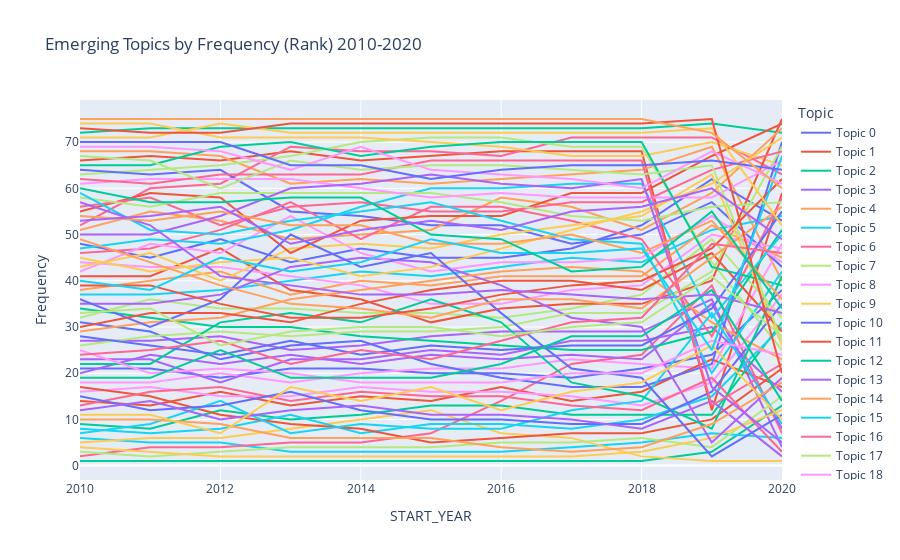

Notebook code for this chart:
### Code cell
import plotly.express as px

rankfig = px.line(df2010 , x="START_YEAR", y="Frequency",color = "Topic", title='Emerging Topics by Frequency (Rank) 2010-2020')
rankfig.show()
#5 is a more prevalent topic while 1 is the lowest <- need to figure out since it's counter-intuitve rn

### Figure 1 — Plotly figure (JSON) as saved in the notebook; plotly's stock layout.template omitted (floating-point values rounded to 4 significant figures)
{"data": [{"hovertemplate": "Topic=Topic 0<br>START_YEAR=%{x}<br>Frequency=%{y}<extra></extra>", "legendgroup": "Topic 0", "line": {"color": "#636efa", "dash": "solid"}, "mode": "lines", "name": "Topic 0", "orientation": "v", "showlegend": true, "type": "scatter", "x": [2010, 2011, 2012, 2013, 2014, 2015, 2016, 2017, 2018, 2019, 2020], "xaxis": "x", "y": [21, 21, 19, 21, 21, 20, 20, 19, 21, 24, 38], "yaxis": "y"}, {"hovertemplate": "Topic=Topic 1<br>START_YEAR=%{x}<br>Frequency=%{y}<extra></extra>", "legendgroup": "Topic 1", "line": {"color": "#EF553B", "dash": "solid"}, "mode": "lines", "name": "Topic 1", "orientation": "v", "showlegend": true, "type": "scatter", "x": [2010, 2011, 2012, 2013, 2014, 2015, 2016, 2017, 2018, 2019, 2020], "xaxis": "x", "y": [66, 67, 66, 68, 66, 67, 68, 68, 68, 12, 59], "yaxis": "y"}, {"hovertemplate": "Topic=Topic 2<br>START_YEAR=%{x}<br>Frequency=%{y}<extra></extra>", "legendgroup": "Topic 2", "line": {"color": "#00cc96", "dash": "solid"}, "mode": "lines", "name": "Topic 2", "orientation": "v", "showlegend": true, "type": "scatter", "x": [2010, 2011, 2012, 2013, 2014, 2015, 2016, 2017, 2018, 2019, 2020], "xaxis": "x", "y": [72, 73, 73, 73, 73, 73, 73, 73, 73, 74, 72], "yaxis": "y"}, {"hovertemplate": "Topic=Topic 3<br>START_YEAR=%{x}<br>Frequency=%{y}<extra></extra>", "legendgroup": "Topic 3", "line": {"color": "#ab63fa", "dash": "solid"}, "mode": "lines", "name": "Topic 3", "orientation": "v", "showlegend": true, "type": "scatter", "x": [2010, 2011, 2012, 2013, 2014, 2015, 2016, 2017, 2018, 2019, 2020], "xaxis": "x", "y": [27, 27, 28, 25, 26, 28, 29, 29, 29, 36, 4], "yaxis": "y"}, {"hovertemplate": "Topic=Topic 4<br>START_YEAR=%{x}<br>Frequency=%{y}<extra></extra>", "legendgroup": "Topic 4", "line": {"color": "#FFA15A", "dash": "solid"}, "mode": "lines", "name": "Topic 4", "orientation": "v", "showlegend": true, "type": "scatter", "x": [2010, 2011, 2012, 2013, 2014, 2015, 2016, 2017, 2018, 2019, 2020], "xaxis": "x", "y": [68, 68, 67, 61, 62, 61, 62, 63, 64, 69, 40], "yaxis": "y"}, {"hovertemplate": "Topic=Topic 5<br>START_YEAR=%{x}<br>Frequency=%{y}<extra></extra>", "legendgroup": "Topic 5", "line": {"color": "#19d3f3", "dash": "solid"}, "mode": "lines", "name": "Topic 5", "orientation": "v", "showlegend": true, "type": "scatter", "x": [2010, 2011, 2012, 2013, 2014, 2015, 2016, 2017, 2018, 2019, 2020], "xaxis": "x", "y": [37, 37, 38, 40, 42, 41, 43, 45, 44, 51, 54], "yaxis": "y"}, {"hovertemplate": "Topic=Topic 6<br>START_YEAR=%{x}<br>Frequency=%{y}<extra></extra>", "legendgroup": "Topic 6", "line": {"color": "#FF6692", "dash": "solid"}, "mode": "lines", "name": "Topic 6", "orientation": "v", "showlegend": true, "type": "scatter", "x": [2010, 2011, 2012, 2013, 2014, 2015, 2016, 2017, 2018, 2019, 2020], "xaxis": "x", "y": [52, 60, 61, 69, 68, 68, 67, 71, 71, 71, 63], "yaxis": "y"}, {"hovertemplate": "Topic=Topic 7<br>START_YEAR=%{x}<br>Frequency=%{y}<extra></extra>", "legendgroup": "Topic 7", "line": {"color": "#B6E880", "dash": "solid"}, "mode": "lines", "name": "Topic 7", "orientation": "v", "showlegend": true, "type": "scatter", "x": [2010, 2011, 2012, 2013, 2014, 2015, 2016, 2017, 2018, 2019, 2020], "xaxis": "x", "y": [63, 64, 65, 67, 70, 71, 71, 69, 69, 44, 25], "yaxis": "y"}, {"hovertemplate": "Topic=Topic 8<br>START_YEAR=%{x}<br>Frequency=%{y}<extra></extra>", "legendgroup": "Topic 8", "line": {"color": "#FF97FF", "dash": "solid"}, "mode": "lines", "name": "Topic 8", "orientation": "v", "showlegend": true, "type": "scatter", "x": [2010, 2011, 2012, 2013, 2014, 2015, 2016, 2017, 2018, 2019, 2020], "xaxis": "x", "y": [18, 18, 20, 18, 20, 21, 21, 23, 22, 21, 48], "yaxis": "y"}, {"hovertemplate": "Topic=Topic 9<br>START_YEAR=%{x}<br>Frequency=%{y}<extra></extra>", "legendgroup": "Topic 9", "line": {"color": "#FECB52", "dash": "solid"}, "mode": "lines", "name": "Topic 9", "orientation": "v", "showlegend": true, "type": "scatter", "x": [2010, 2011, 2012, 2013, 2014, 2015, 2016, 2017, 2018, 2019, 2020], "xaxis": "x", "y": [74, 74, 71, 71, 71, 70, 69, 67, 67, 70, 65], "yaxis": "y"}, {"hovertemplate": "Topic=Topic 10<br>START_YEAR=%{x}<br>Frequency=%{y}<extra></extra>", "legendgroup": "Topic 10", "line": {"color": "#636efa", "dash": "solid"}, "mode": "lines", "name": "Topic 10", "orientation": "v", "showlegend": true, "type": "scatter", "x": [2010, 2011, 2012, 2013, 2014, 2015, 2016, 2017, 2018, 2019, 2020], "xaxis": "x", "y": [48, 45, 49, 44, 47, 45, 45, 47, 52, 62, 53], "yaxis": "y"}, {"hovertemplate": "Topic=Topic 11<br>START_YEAR=%{x}<br>Frequency=%{y}<extra></extra>", "legendgroup": "Topic 11", "line": {"color": "#EF553B", "dash": "solid"}, "mode": "lines", "name": "Topic 11", "orientation": "v", "showlegend": true, "type": "scatter", "x": [2010, 2011, 2012, 2013, 2014, 2015, 2016, 2017, 2018, 2019, 2020], "xaxis": "x", "y": [14, 13, 16, 13, 15, 14, 17, 14, 16, 23, 17], "yaxis": "y"}, {"hovertemplate": "Topic=Topic 12<br>START_YEAR=%{x}<br>Frequency=%{y}<extra></extra>", "legendgroup": "Topic 12", "line": {"color": "#00cc96", "dash": "solid"}, "mode": "lines", "name": "Topic 12", "orientation": "v", "showlegend": true, "type": "scatter", "x": [2010, 2011, 2012, 2013, 2014, 2015, 2016, 2017, 2018, 2019, 2020], "xaxis": "x", "y": [1, 1, 1, 1, 1, 1, 1, 1, 1, 3, 13], "yaxis": "y"}, {"hovertemplate": "Topic=Topic 13<br>START_YEAR=%{x}<br>Frequency=%{y}<extra></extra>", "legendgroup": "Topic 13", "line": {"color": "#ab63fa", "dash": "solid"}, "mode": "lines", "name": "Topic 13", "orientation": "v", "showlegend": true, "type": "scatter", "x": [2010, 2011, 2012, 2013, 2014, 2015, 2016, 2017, 2018, 2019, 2020], "xaxis": "x", "y": [23, 23, 18, 23, 23, 25, 24, 27, 27, 30, 16], "yaxis": "y"}, {"hovertemplate": "Topic=Topic 14<br>START_YEAR=%{x}<br>Frequency=%{y}<extra></extra>", "legendgroup": "Topic 14", "line": {"color": "#FFA15A", "dash": "solid"}, "mode": "lines", "name": "Topic 14", "orientation": "v", "showlegend": true, "type": "scatter", "x": [2010, 2011, 2012, 2013, 2014, 2015, 2016, 2017, 2018, 2019, 2020], "xaxis": "x", "y": [38, 40, 42, 37, 40, 39, 41, 41, 41, 52, 45], "yaxis": "y"}, {"hovertemplate": "Topic=Topic 15<br>START_YEAR=%{x}<br>Frequency=%{y}<extra></extra>", "legendgroup": "Topic 15", "line": {"color": "#19d3f3", "dash": "solid"}, "mode": "lines", "name": "Topic 15", "orientation": "v", "showlegend": true, "type": "scatter", "x": [2010, 2011, 2012, 2013, 2014, 2015, 2016, 2017, 2018, 2019, 2020], "xaxis": "x", "y": [6, 5, 5, 3, 3, 3, 3, 4, 5, 7, 6], "yaxis": "y"}, {"hovertemplate": "Topic=Topic 16<br>START_YEAR=%{x}<br>Frequency=%{y}<extra></extra>", "legendgroup": "Topic 16", "line": {"color": "#FF6692", "dash": "solid"}, "mode": "lines", "name": "Topic 16", "orientation": "v", "showlegend": true, "type": "scatter", "x": [2010, 2011, 2012, 2013, 2014, 2015, 2016, 2017, 2018, 2019, 2020], "xaxis": "x", "y": [2, 4, 4, 5, 5, 7, 14, 22, 24, 39, 7], "yaxis": "y"}, {"hovertemplate": "Topic=Topic 17<br>START_YEAR=%{x}<br>Frequency=%{y}<extra></extra>", "legendgroup": "Topic 17", "line": {"color": "#B6E880", "dash": "solid"}, "mode": "lines", "name": "Topic 17", "orientation": "v", "showlegend": true, "type": "scatter", "x": [2010, 2011, 2012, 2013, 2014, 2015, 2016, 2017, 2018, 2019, 2020], "xaxis": "x", "y": [32, 36, 34, 34, 33, 33, 32, 34, 37, 49, 32], "yaxis": "y"}, {"hovertemplate": "Topic=Topic 18<br>START_YEAR=%{x}<br>Frequency=%{y}<extra></extra>", "legendgroup": "Topic 18", "line": {"color": "#FF97FF", "dash": "solid"}, "mode": "lines", "name": "Topic 18", "orientation": "v", "showlegend": true, "type": "scatter", "x": [2010, 2011, 2012, 2013, 2014, 2015, 2016, 2017, 2018, 2019, 2020], "xaxis": "x", "y": [16, 17, 15, 15, 17, 16, 16, 15, 13, 18, 37], "yaxis": "y"}, {"hovertemplate": "Topic=Topic 19<br>START_YEAR=%{x}<br>Frequency=%{y}<extra></extra>", "legendgroup": "Topic 19", "line": {"color": "#FECB52", "dash": "solid"}, "mode": "lines", "name": "Topic 19", "orientation": "v", "showlegend": true, "type": "scatter", "x": [2010, 2011, 2012, 2013, 2014, 2015, 2016, 2017, 2018, 2019, 2020], "xaxis": "x", "y": [5, 6, 6, 8, 10, 12, 7, 6, 2, 1, 1], "yaxis": "y"}, {"hovertemplate": "Topic=Topic 20<br>START_YEAR=%{x}<br>Frequency=%{y}<extra></extra>", "legendgroup": "Topic 20", "line": {"color": "#636efa", "dash": "solid"}, "mode": "lines", "name": "Topic 20", "orientation": "v", "showlegend": true, "type": "scatter", "x": [2010, 2011, 2012, 2013, 2014, 2015, 2016, 2017, 2018, 2019, 2020], "xaxis": "x", "y": [64, 63, 64, 55, 54, 52, 52, 48, 50, 57, 43], "yaxis": "y"}, {"hovertemplate": "Topic=Topic 21<br>START_YEAR=%{x}<br>Frequency=%{y}<extra></extra>", "legendgroup": "Topic 21", "line": {"color": "#EF553B", "dash": "solid"}, "mode": "lines", "name": "Topic 21", "orientation": "v", "showlegend": true, "type": "scatter", "x": [2010, 2011, 2012, 2013, 2014, 2015, 2016, 2017, 2018, 2019, 2020], "xaxis": "x", "y": [41, 41, 47, 38, 36, 31, 34, 35, 35, 40, 75], "yaxis": "y"}, {"hovertemplate": "Topic=Topic 22<br>START_YEAR=%{x}<br>Frequency=%{y}<extra></extra>", "legendgroup": "Topic 22", "line": {"color": "#00cc96", "dash": "solid"}, "mode": "lines", "name": "Topic 22", "orientation": "v", "showlegend": true, "type": "scatter", "x": [2010, 2011, 2012, 2013, 2014, 2015, 2016, 2017, 2018, 2019, 2020], "xaxis": "x", "y": [9, 8, 12, 10, 11, 13, 13, 11, 11, 11, 31], "yaxis": "y"}, {"hovertemplate": "Topic=Topic 23<br>START_YEAR=%{x}<br>Frequency=%{y}<extra></extra>", "legendgroup": "Topic 23", "line": {"color": "#ab63fa", "dash": "solid"}, "mode": "lines", "name": "Topic 23", "orientation": "v", "showlegend": true, "type": "scatter", "x": [2010, 2011, 2012, 2013, 2014, 2015, 2016, 2017, 2018, 2019, 2020], "xaxis": "x", "y": [20, 24, 22, 24, 22, 24, 23, 24, 23, 35, 8], "yaxis": "y"}, {"hovertemplate": "Topic=Topic 24<br>START_YEAR=%{x}<br>Frequency=%{y}<extra></extra>", "legendgroup": "Topic 24", "line": {"color": "#FFA15A", "dash": "solid"}, "mode": "lines", "name": "Topic 24", "orientation": "v", "showlegend": true, "type": "scatter", "x": [2010, 2011, 2012, 2013, 2014, 2015, 2016, 2017, 2018, 2019, 2020], "xaxis": "x", "y": [51, 55, 53, 49, 50, 51, 58, 56, 51, 59, 73], "yaxis": "y"}, {"hovertemplate": "Topic=Topic 25<br>START_YEAR=%{x}<br>Frequency=%{y}<extra></extra>", "legendgroup": "Topic 25", "line": {"color": "#19d3f3", "dash": "solid"}, "mode": "lines", "name": "Topic 25", "orientation": "v", "showlegend": true, "type": "scatter", "x": [2010, 2011, 2012, 2013, 2014, 2015, 2016, 2017, 2018, 2019, 2020], "xaxis": "x", "y": [8, 7, 8, 11, 7, 9, 9, 8, 10, 15, 30], "yaxis": "y"}, {"hovertemplate": "Topic=Topic 26<br>START_YEAR=%{x}<br>Frequency=%{y}<extra></extra>", "legendgroup": "Topic 26", "line": {"color": "#FF6692", "dash": "solid"}, "mode": "lines", "name": "Topic 26", "orientation": "v", "showlegend": true, "type": "scatter", "x": [2010, 2011, 2012, 2013, 2014, 2015, 2016, 2017, 2018, 2019, 2020], "xaxis": "x", "y": [46, 47, 51, 57, 49, 56, 56, 53, 49, 28, 58], "yaxis": "y"}, {"hovertemplate": "Topic=Topic 27<br>START_YEAR=%{x}<br>Frequency=%{y}<extra></extra>", "legendgroup": "Topic 27", "line": {"color": "#B6E880", "dash": "solid"}, "mode": "lines", "name": "Topic 27", "orientation": "v", "showlegend": true, "type": "scatter", "x": [2010, 2011, 2012, 2013, 2014, 2015, 2016, 2017, 2018, 2019, 2020], "xaxis": "x", "y": [3, 2, 3, 4, 4, 4, 5, 5, 6, 4, 15], "yaxis": "y"}, {"hovertemplate": "Topic=Topic 28<br>START_YEAR=%{x}<br>Frequency=%{y}<extra></extra>", "legendgroup": "Topic 28", "line": {"color": "#FF97FF", "dash": "solid"}, "mode": "lines", "name": "Topic 28", "orientation": "v", "showlegend": true, "type": "scatter", "x": [2010, 2011, 2012, 2013, 2014, 2015, 2016, 2017, 2018, 2019, 2020], "xaxis": "x", "y": [44, 43, 43, 41, 39, 35, 35, 38, 39, 50, 47], "yaxis": "y"}, {"hovertemplate": "Topic=Topic 29<br>START_YEAR=%{x}<br>Frequency=%{y}<extra></extra>", "legendgroup": "Topic 29", "line": {"color": "#FECB52", "dash": "solid"}, "mode": "lines", "name": "Topic 29", "orientation": "v", "showlegend": true, "type": "scatter", "x": [2010, 2011, 2012, 2013, 2014, 2015, 2016, 2017, 2018, 2019, 2020], "xaxis": "x", "y": [4, 3, 2, 2, 2, 2, 2, 2, 3, 6, 12], "yaxis": "y"}, {"hovertemplate": "Topic=Topic 30<br>START_YEAR=%{x}<br>Frequency=%{y}<extra></extra>", "legendgroup": "Topic 30", "line": {"color": "#636efa", "dash": "solid"}, "mode": "lines", "name": "Topic 30", "orientation": "v", "showlegend": true, "type": "scatter", "x": [2010, 2011, 2012, 2013, 2014, 2015, 2016, 2017, 2018, 2019, 2020], "xaxis": "x", "y": [31, 29, 23, 26, 27, 22, 19, 17, 17, 22, 70], "yaxis": "y"}, {"hovertemplate": "Topic=Topic 31<br>START_YEAR=%{x}<br>Frequency=%{y}<extra></extra>", "legendgroup": "Topic 31", "line": {"color": "#EF553B", "dash": "solid"}, "mode": "lines", "name": "Topic 31", "orientation": "v", "showlegend": true, "type": "scatter", "x": [2010, 2011, 2012, 2013, 2014, 2015, 2016, 2017, 2018, 2019, 2020], "xaxis": "x", "y": [17, 15, 11, 9, 8, 5, 6, 7, 7, 10, 21], "yaxis": "y"}, {"hovertemplate": "Topic=Topic 32<br>START_YEAR=%{x}<br>Frequency=%{y}<extra></extra>", "legendgroup": "Topic 32", "line": {"color": "#00cc96", "dash": "solid"}, "mode": "lines", "name": "Topic 32", "orientation": "v", "showlegend": true, "type": "scatter", "x": [2010, 2011, 2012, 2013, 2014, 2015, 2016, 2017, 2018, 2019, 2020], "xaxis": "x", "y": [34, 32, 30, 30, 28, 27, 26, 25, 25, 29, 51], "yaxis": "y"}, {"hovertemplate": "Topic=Topic 33<br>START_YEAR=%{x}<br>Frequency=%{y}<extra></extra>", "legendgroup": "Topic 33", "line": {"color": "#ab63fa", "dash": "solid"}, "mode": "lines", "name": "Topic 33", "orientation": "v", "showlegend": true, "type": "scatter", "x": [2010, 2011, 2012, 2013, 2014, 2015, 2016, 2017, 2018, 2019, 2020], "xaxis": "x", "y": [35, 35, 37, 43, 45, 44, 39, 32, 30, 5, 19], "yaxis": "y"}, {"hovertemplate": "Topic=Topic 34<br>START_YEAR=%{x}<br>Frequency=%{y}<extra></extra>", "legendgroup": "Topic 34", "line": {"color": "#FFA15A", "dash": "solid"}, "mode": "lines", "name": "Topic 34", "orientation": "v", "showlegend": true, "type": "scatter", "x": [2010, 2011, 2012, 2013, 2014, 2015, 2016, 2017, 2018, 2019, 2020], "xaxis": "x", "y": [29, 31, 32, 36, 38, 40, 42, 43, 42, 31, 23], "yaxis": "y"}, {"hovertemplate": "Topic=Topic 35<br>START_YEAR=%{x}<br>Frequency=%{y}<extra></extra>", "legendgroup": "Topic 35", "line": {"color": "#19d3f3", "dash": "solid"}, "mode": "lines", "name": "Topic 35", "orientation": "v", "showlegend": true, "type": "scatter", "x": [2010, 2011, 2012, 2013, 2014, 2015, 2016, 2017, 2018, 2019, 2020], "xaxis": "x", "y": [7, 9, 14, 7, 9, 8, 8, 12, 14, 33, 9], "yaxis": "y"}, {"hovertemplate": "Topic=Topic 36<br>START_YEAR=%{x}<br>Frequency=%{y}<extra></extra>", "legendgroup": "Topic 36", "line": {"color": "#FF6692", "dash": "solid"}, "mode": "lines", "name": "Topic 36", "orientation": "v", "showlegend": true, "type": "scatter", "x": [2010, 2011, 2012, 2013, 2014, 2015, 2016, 2017, 2018, 2019, 2020], "xaxis": "x", "y": [13, 16, 17, 14, 16, 15, 15, 13, 12, 19, 3], "yaxis": "y"}, {"hovertemplate": "Topic=Topic 37<br>START_YEAR=%{x}<br>Frequency=%{y}<extra></extra>", "legendgroup": "Topic 37", "line": {"color": "#B6E880", "dash": "solid"}, "mode": "lines", "name": "Topic 37", "orientation": "v", "showlegend": true, "type": "scatter", "x": [2010, 2011, 2012, 2013, 2014, 2015, 2016, 2017, 2018, 2019, 2020], "xaxis": "x", "y": [26, 28, 29, 28, 29, 29, 30, 33, 33, 42, 69], "yaxis": "y"}, {"hovertemplate": "Topic=Topic 38<br>START_YEAR=%{x}<br>Frequency=%{y}<extra></extra>", "legendgroup": "Topic 38", "line": {"color": "#FF97FF", "dash": "solid"}, "mode": "lines", "name": "Topic 38", "orientation": "v", "showlegend": true, "type": "scatter", "x": [2010, 2011, 2012, 2013, 2014, 2015, 2016, 2017, 2018, 2019, 2020], "xaxis": "x", "y": [42, 48, 46, 54, 46, 42, 44, 44, 45, 54, 44], "yaxis": "y"}, {"hovertemplate": "Topic=Topic 39<br>START_YEAR=%{x}<br>Frequency=%{y}<extra></extra>", "legendgroup": "Topic 39", "line": {"color": "#FECB52", "dash": "solid"}, "mode": "lines", "name": "Topic 39", "orientation": "v", "showlegend": true, "type": "scatter", "x": [2010, 2011, 2012, 2013, 2014, 2015, 2016, 2017, 2018, 2019, 2020], "xaxis": "x", "y": [43, 46, 40, 47, 48, 47, 50, 52, 54, 63, 26], "yaxis": "y"}, {"hovertemplate": "Topic=Topic 40<br>START_YEAR=%{x}<br>Frequency=%{y}<extra></extra>", "legendgroup": "Topic 40", "line": {"color": "#636efa", "dash": "solid"}, "mode": "lines", "name": "Topic 40", "orientation": "v", "showlegend": true, "type": "scatter", "x": [2010, 2011, 2012, 2013, 2014, 2015, 2016, 2017, 2018, 2019, 2020], "xaxis": "x", "y": [15, 12, 13, 16, 12, 10, 10, 9, 9, 16, 35], "yaxis": "y"}, {"hovertemplate": "Topic=Topic 41<br>START_YEAR=%{x}<br>Frequency=%{y}<extra></extra>", "legendgroup": "Topic 41", "line": {"color": "#EF553B", "dash": "solid"}, "mode": "lines", "name": "Topic 41", "orientation": "v", "showlegend": true, "type": "scatter", "x": [2010, 2011, 2012, 2013, 2014, 2015, 2016, 2017, 2018, 2019, 2020], "xaxis": "x", "y": [55, 59, 58, 46, 53, 54, 54, 59, 59, 67, 74], "yaxis": "y"}, {"hovertemplate": "Topic=Topic 42<br>START_YEAR=%{x}<br>Frequency=%{y}<extra></extra>", "legendgroup": "Topic 42", "line": {"color": "#00cc96", "dash": "solid"}, "mode": "lines", "name": "Topic 42", "orientation": "v", "showlegend": true, "type": "scatter", "x": [2010, 2011, 2012, 2013, 2014, 2015, 2016, 2017, 2018, 2019, 2020], "xaxis": "x", "y": [22, 22, 31, 33, 31, 36, 31, 18, 15, 8, 41], "yaxis": "y"}, {"hovertemplate": "Topic=Topic 43<br>START_YEAR=%{x}<br>Frequency=%{y}<extra></extra>", "legendgroup": "Topic 43", "line": {"color": "#ab63fa", "dash": "solid"}, "mode": "lines", "name": "Topic 43", "orientation": "v", "showlegend": true, "type": "scatter", "x": [2010, 2011, 2012, 2013, 2014, 2015, 2016, 2017, 2018, 2019, 2020], "xaxis": "x", "y": [12, 14, 10, 12, 13, 11, 11, 10, 8, 14, 2], "yaxis": "y"}, {"hovertemplate": "Topic=Topic 44<br>START_YEAR=%{x}<br>Frequency=%{y}<extra></extra>", "legendgroup": "Topic 44", "line": {"color": "#FFA15A", "dash": "solid"}, "mode": "lines", "name": "Topic 44", "orientation": "v", "showlegend": true, "type": "scatter", "x": [2010, 2011, 2012, 2013, 2014, 2015, 2016, 2017, 2018, 2019, 2020], "xaxis": "x", "y": [10, 10, 9, 6, 6, 6, 4, 3, 4, 9, 18], "yaxis": "y"}, {"hovertemplate": "Topic=Topic 45<br>START_YEAR=%{x}<br>Frequency=%{y}<extra></extra>", "legendgroup": "Topic 45", "line": {"color": "#19d3f3", "dash": "solid"}, "mode": "lines", "name": "Topic 45", "orientation": "v", "showlegend": true, "type": "scatter", "x": [2010, 2011, 2012, 2013, 2014, 2015, 2016, 2017, 2018, 2019, 2020], "xaxis": "x", "y": [47, 49, 48, 51, 56, 60, 60, 61, 61, 32, 50], "yaxis": "y"}, {"hovertemplate": "Topic=Topic 46<br>START_YEAR=%{x}<br>Frequency=%{y}<extra></extra>", "legendgroup": "Topic 46", "line": {"color": "#FF6692", "dash": "solid"}, "mode": "lines", "name": "Topic 46", "orientation": "v", "showlegend": true, "type": "scatter", "x": [2010, 2011, 2012, 2013, 2014, 2015, 2016, 2017, 2018, 2019, 2020], "xaxis": "x", "y": [56, 58, 52, 56, 57, 55, 55, 57, 57, 64, 68], "yaxis": "y"}, {"hovertemplate": "Topic=Topic 47<br>START_YEAR=%{x}<br>Frequency=%{y}<extra></extra>", "legendgroup": "Topic 47", "line": {"color": "#B6E880", "dash": "solid"}, "mode": "lines", "name": "Topic 47", "orientation": "v", "showlegend": true, "type": "scatter", "x": [2010, 2011, 2012, 2013, 2014, 2015, 2016, 2017, 2018, 2019, 2020], "xaxis": "x", "y": [58, 56, 59, 59, 59, 59, 57, 54, 53, 56, 57], "yaxis": "y"}, {"hovertemplate": "Topic=Topic 48<br>START_YEAR=%{x}<br>Frequency=%{y}<extra></extra>", "legendgroup": "Topic 48", "line": {"color": "#FF97FF", "dash": "solid"}, "mode": "lines", "name": "Topic 48", "orientation": "v", "showlegend": true, "type": "scatter", "x": [2010, 2011, 2012, 2013, 2014, 2015, 2016, 2017, 2018, 2019, 2020], "xaxis": "x", "y": [61, 62, 62, 62, 60, 58, 59, 58, 58, 58, 66], "yaxis": "y"}, {"hovertemplate": "Topic=Topic 49<br>START_YEAR=%{x}<br>Frequency=%{y}<extra></extra>", "legendgroup": "Topic 49", "line": {"color": "#FECB52", "dash": "solid"}, "mode": "lines", "name": "Topic 49", "orientation": "v", "showlegend": true, "type": "scatter", "x": [2010, 2011, 2012, 2013, 2014, 2015, 2016, 2017, 2018, 2019, 2020], "xaxis": "x", "y": [45, 42, 44, 45, 41, 43, 47, 51, 55, 61, 71], "yaxis": "y"}, {"hovertemplate": "Topic=Topic 50<br>START_YEAR=%{x}<br>Frequency=%{y}<extra></extra>", "legendgroup": "Topic 50", "line": {"color": "#636efa", "dash": "solid"}, "mode": "lines", "name": "Topic 50", "orientation": "v", "showlegend": true, "type": "scatter", "x": [2010, 2011, 2012, 2013, 2014, 2015, 2016, 2017, 2018, 2019, 2020], "xaxis": "x", "y": [36, 30, 36, 50, 43, 46, 33, 21, 19, 2, 11], "yaxis": "y"}, {"hovertemplate": "Topic=Topic 51<br>START_YEAR=%{x}<br>Frequency=%{y}<extra></extra>", "legendgroup": "Topic 51", "line": {"color": "#EF553B", "dash": "solid"}, "mode": "lines", "name": "Topic 51", "orientation": "v", "showlegend": true, "type": "scatter", "x": [2010, 2011, 2012, 2013, 2014, 2015, 2016, 2017, 2018, 2019, 2020], "xaxis": "x", "y": [30, 33, 33, 31, 35, 38, 40, 40, 38, 46, 29], "yaxis": "y"}, {"hovertemplate": "Topic=Topic 52<br>START_YEAR=%{x}<br>Frequency=%{y}<extra></extra>", "legendgroup": "Topic 52", "line": {"color": "#00cc96", "dash": "solid"}, "mode": "lines", "name": "Topic 52", "orientation": "v", "showlegend": true, "type": "scatter", "x": [2010, 2011, 2012, 2013, 2014, 2015, 2016, 2017, 2018, 2019, 2020], "xaxis": "x", "y": [65, 65, 69, 70, 67, 69, 70, 70, 70, 43, 39], "yaxis": "y"}, {"hovertemplate": "Topic=Topic 53<br>START_YEAR=%{x}<br>Frequency=%{y}<extra></extra>", "legendgroup": "Topic 53", "line": {"color": "#ab63fa", "dash": "solid"}, "mode": "lines", "name": "Topic 53", "orientation": "v", "showlegend": true, "type": "scatter", "x": [2010, 2011, 2012, 2013, 2014, 2015, 2016, 2017, 2018, 2019, 2020], "xaxis": "x", "y": [50, 50, 54, 60, 61, 63, 61, 60, 62, 17, 5], "yaxis": "y"}, {"hovertemplate": "Topic=Topic 54<br>START_YEAR=%{x}<br>Frequency=%{y}<extra></extra>", "legendgroup": "Topic 54", "line": {"color": "#FFA15A", "dash": "solid"}, "mode": "lines", "name": "Topic 54", "orientation": "v", "showlegend": true, "type": "scatter", "x": [2010, 2011, 2012, 2013, 2014, 2015, 2016, 2017, 2018, 2019, 2020], "xaxis": "x", "y": [49, 44, 39, 35, 34, 32, 36, 36, 34, 45, 56], "yaxis": "y"}, {"hovertemplate": "Topic=Topic 55<br>START_YEAR=%{x}<br>Frequency=%{y}<extra></extra>", "legendgroup": "Topic 55", "line": {"color": "#19d3f3", "dash": "solid"}, "mode": "lines", "name": "Topic 55", "orientation": "v", "showlegend": true, "type": "scatter", "x": [2010, 2011, 2012, 2013, 2014, 2015, 2016, 2017, 2018, 2019, 2020], "xaxis": "x", "y": [59, 51, 50, 53, 55, 57, 53, 49, 48, 20, 42], "yaxis": "y"}, {"hovertemplate": "Topic=Topic 56<br>START_YEAR=%{x}<br>Frequency=%{y}<extra></extra>", "legendgroup": "Topic 56", "line": {"color": "#FF6692", "dash": "solid"}, "mode": "lines", "name": "Topic 56", "orientation": "v", "showlegend": true, "type": "scatter", "x": [2010, 2011, 2012, 2013, 2014, 2015, 2016, 2017, 2018, 2019, 2020], "xaxis": "x", "y": [62, 61, 63, 63, 63, 66, 66, 66, 66, 13, 22], "yaxis": "y"}, {"hovertemplate": "Topic=Topic 57<br>START_YEAR=%{x}<br>Frequency=%{y}<extra></extra>", "legendgroup": "Topic 57", "line": {"color": "#B6E880", "dash": "solid"}, "mode": "lines", "name": "Topic 57", "orientation": "v", "showlegend": true, "type": "scatter", "x": [2010, 2011, 2012, 2013, 2014, 2015, 2016, 2017, 2018, 2019, 2020], "xaxis": "x", "y": [67, 66, 60, 66, 64, 65, 65, 64, 63, 65, 27], "yaxis": "y"}, {"hovertemplate": "Topic=Topic 58<br>START_YEAR=%{x}<br>Frequency=%{y}<extra></extra>", "legendgroup": "Topic 58", "line": {"color": "#FF97FF", "dash": "solid"}, "mode": "lines", "name": "Topic 58", "orientation": "v", "showlegend": true, "type": "scatter", "x": [2010, 2011, 2012, 2013, 2014, 2015, 2016, 2017, 2018, 2019, 2020], "xaxis": "x", "y": [25, 20, 21, 20, 18, 18, 18, 20, 20, 27, 24], "yaxis": "y"}, {"hovertemplate": "Topic=Topic 59<br>START_YEAR=%{x}<br>Frequency=%{y}<extra></extra>", "legendgroup": "Topic 59", "line": {"color": "#FECB52", "dash": "solid"}, "mode": "lines", "name": "Topic 59", "orientation": "v", "showlegend": true, "type": "scatter", "x": [2010, 2011, 2012, 2013, 2014, 2015, 2016, 2017, 2018, 2019, 2020], "xaxis": "x", "y": [11, 11, 7, 17, 14, 17, 12, 16, 18, 26, 10], "yaxis": "y"}, {"hovertemplate": "Topic=Topic 60<br>START_YEAR=%{x}<br>Frequency=%{y}<extra></extra>", "legendgroup": "Topic 60", "line": {"color": "#636efa", "dash": "solid"}, "mode": "lines", "name": "Topic 60", "orientation": "v", "showlegend": true, "type": "scatter", "x": [2010, 2011, 2012, 2013, 2014, 2015, 2016, 2017, 2018, 2019, 2020], "xaxis": "x", "y": [28, 26, 24, 27, 24, 26, 25, 26, 26, 34, 55], "yaxis": "y"}, {"hovertemplate": "Topic=Topic 61<br>START_YEAR=%{x}<br>Frequency=%{y}<extra></extra>", "legendgroup": "Topic 61", "line": {"color": "#EF553B", "dash": "solid"}, "mode": "lines", "name": "Topic 61", "orientation": "v", "showlegend": true, "type": "scatter", "x": [2010, 2011, 2012, 2013, 2014, 2015, 2016, 2017, 2018, 2019, 2020], "xaxis": "x", "y": [39, 39, 35, 32, 32, 34, 37, 39, 40, 47, 62], "yaxis": "y"}, {"hovertemplate": "Topic=Topic 62<br>START_YEAR=%{x}<br>Frequency=%{y}<extra></extra>", "legendgroup": "Topic 62", "line": {"color": "#00cc96", "dash": "solid"}, "mode": "lines", "name": "Topic 62", "orientation": "v", "showlegend": true, "type": "scatter", "x": [2010, 2011, 2012, 2013, 2014, 2015, 2016, 2017, 2018, 2019, 2020], "xaxis": "x", "y": [19, 19, 25, 19, 19, 19, 22, 28, 28, 38, 14], "yaxis": "y"}, {"hovertemplate": "Topic=Topic 63<br>START_YEAR=%{x}<br>Frequency=%{y}<extra></extra>", "legendgroup": "Topic 63", "line": {"color": "#ab63fa", "dash": "solid"}, "mode": "lines", "name": "Topic 63", "orientation": "v", "showlegend": true, "type": "scatter", "x": [2010, 2011, 2012, 2013, 2014, 2015, 2016, 2017, 2018, 2019, 2020], "xaxis": "x", "y": [57, 52, 41, 39, 37, 37, 38, 37, 36, 37, 33], "yaxis": "y"}, {"hovertemplate": "Topic=Topic 64<br>START_YEAR=%{x}<br>Frequency=%{y}<extra></extra>", "legendgroup": "Topic 64", "line": {"color": "#FFA15A", "dash": "solid"}, "mode": "lines", "name": "Topic 64", "orientation": "v", "showlegend": true, "type": "scatter", "x": [2010, 2011, 2012, 2013, 2014, 2015, 2016, 2017, 2018, 2019, 2020], "xaxis": "x", "y": [54, 53, 55, 52, 52, 48, 48, 50, 46, 53, 36], "yaxis": "y"}, {"hovertemplate": "Topic=Topic 65<br>START_YEAR=%{x}<br>Frequency=%{y}<extra></extra>", "legendgroup": "Topic 65", "line": {"color": "#19d3f3", "dash": "solid"}, "mode": "lines", "name": "Topic 65", "orientation": "v", "showlegend": true, "type": "scatter", "x": [2010, 2011, 2012, 2013, 2014, 2015, 2016, 2017, 2018, 2019, 2020], "xaxis": "x", "y": [40, 38, 45, 42, 44, 49, 46, 46, 47, 25, 67], "yaxis": "y"}, {"hovertemplate": "Topic=Topic 66<br>START_YEAR=%{x}<br>Frequency=%{y}<extra></extra>", "legendgroup": "Topic 66", "line": {"color": "#FF6692", "dash": "solid"}, "mode": "lines", "name": "Topic 66", "orientation": "v", "showlegend": true, "type": "scatter", "x": [2010, 2011, 2012, 2013, 2014, 2015, 2016, 2017, 2018, 2019, 2020], "xaxis": "x", "y": [24, 25, 27, 22, 25, 23, 27, 31, 32, 48, 46], "yaxis": "y"}, {"hovertemplate": "Topic=Topic 67<br>START_YEAR=%{x}<br>Frequency=%{y}<extra></extra>", "legendgroup": "Topic 67", "line": {"color": "#B6E880", "dash": "solid"}, "mode": "lines", "name": "Topic 67", "orientation": "v", "showlegend": true, "type": "scatter", "x": [2010, 2011, 2012, 2013, 2014, 2015, 2016, 2017, 2018, 2019, 2020], "xaxis": "x", "y": [33, 34, 26, 29, 30, 30, 28, 30, 31, 41, 28], "yaxis": "y"}, {"hovertemplate": "Topic=Topic 68<br>START_YEAR=%{x}<br>Frequency=%{y}<extra></extra>", "legendgroup": "Topic 68", "line": {"color": "#FF97FF", "dash": "solid"}, "mode": "lines", "name": "Topic 68", "orientation": "v", "showlegend": true, "type": "scatter", "x": [2010, 2011, 2012, 2013, 2014, 2015, 2016, 2017, 2018, 2019, 2020], "xaxis": "x", "y": [69, 69, 68, 64, 69, 64, 63, 62, 60, 68, 61], "yaxis": "y"}, {"hovertemplate": "Topic=Topic 69<br>START_YEAR=%{x}<br>Frequency=%{y}<extra></extra>", "legendgroup": "Topic 69", "line": {"color": "#FECB52", "dash": "solid"}, "mode": "lines", "name": "Topic 69", "orientation": "v", "showlegend": true, "type": "scatter", "x": [2010, 2011, 2012, 2013, 2014, 2015, 2016, 2017, 2018, 2019, 2020], "xaxis": "x", "y": [71, 71, 74, 72, 72, 72, 72, 72, 72, 73, 52], "yaxis": "y"}, {"hovertemplate": "Topic=Topic 70<br>START_YEAR=%{x}<br>Frequency=%{y}<extra></extra>", "legendgroup": "Topic 70", "line": {"color": "#636efa", "dash": "solid"}, "mode": "lines", "name": "Topic 70", "orientation": "v", "showlegend": true, "type": "scatter", "x": [2010, 2011, 2012, 2013, 2014, 2015, 2016, 2017, 2018, 2019, 2020], "xaxis": "x", "y": [70, 70, 70, 65, 65, 62, 64, 65, 65, 66, 64], "yaxis": "y"}, {"hovertemplate": "Topic=Topic 71<br>START_YEAR=%{x}<br>Frequency=%{y}<extra></extra>", "legendgroup": "Topic 71", "line": {"color": "#EF553B", "dash": "solid"}, "mode": "lines", "name": "Topic 71", "orientation": "v", "showlegend": true, "type": "scatter", "x": [2010, 2011, 2012, 2013, 2014, 2015, 2016, 2017, 2018, 2019, 2020], "xaxis": "x", "y": [73, 72, 72, 74, 74, 74, 74, 74, 74, 75, 20], "yaxis": "y"}, {"hovertemplate": "Topic=Topic 72<br>START_YEAR=%{x}<br>Frequency=%{y}<extra></extra>", "legendgroup": "Topic 72", "line": {"color": "#00cc96", "dash": "solid"}, "mode": "lines", "name": "Topic 72", "orientation": "v", "showlegend": true, "type": "scatter", "x": [2010, 2011, 2012, 2013, 2014, 2015, 2016, 2017, 2018, 2019, 2020], "xaxis": "x", "y": [60, 57, 57, 58, 58, 50, 49, 42, 43, 55, 34], "yaxis": "y"}, {"hovertemplate": "Topic=Topic 73<br>START_YEAR=%{x}<br>Frequency=%{y}<extra></extra>", "legendgroup": "Topic 73", "line": {"color": "#ab63fa", "dash": "solid"}, "mode": "lines", "name": "Topic 73", "orientation": "v", "showlegend": true, "type": "scatter", "x": [2010, 2011, 2012, 2013, 2014, 2015, 2016, 2017, 2018, 2019, 2020], "xaxis": "x", "y": [53, 54, 56, 48, 51, 53, 51, 55, 56, 60, 49], "yaxis": "y"}, {"hovertemplate": "Topic=Topic 74<br>START_YEAR=%{x}<br>Frequency=%{y}<extra></extra>", "legendgroup": "Topic 74", "line": {"color": "#FFA15A", "dash": "solid"}, "mode": "lines", "name": "Topic 74", "orientation": "v", "showlegend": true, "type": "scatter", "x": [2010, 2011, 2012, 2013, 2014, 2015, 2016, 2017, 2018, 2019, 2020], "xaxis": "x", "y": [75, 75, 75, 75, 75, 75, 75, 75, 75, 72, 60], "yaxis": "y"}], "layout": {"autosize": true, "legend": {"title": {"text": "Topic"}, "tracegroupgap": 0}, "title": {"text": "Emerging Topics by Frequency (Rank) 2010-2020"}, "xaxis": {"anchor": "y", "autorange": true, "domain": [0, 1], "range": [2010, 2020], "title": {"text": "START_YEAR"}, "type": "linear"}, "yaxis": {"anchor": "x", "autorange": true, "domain": [0, 1], "range": [-3.111, 79.11], "title": {"text": "Frequency"}, "type": "linear"}}}
